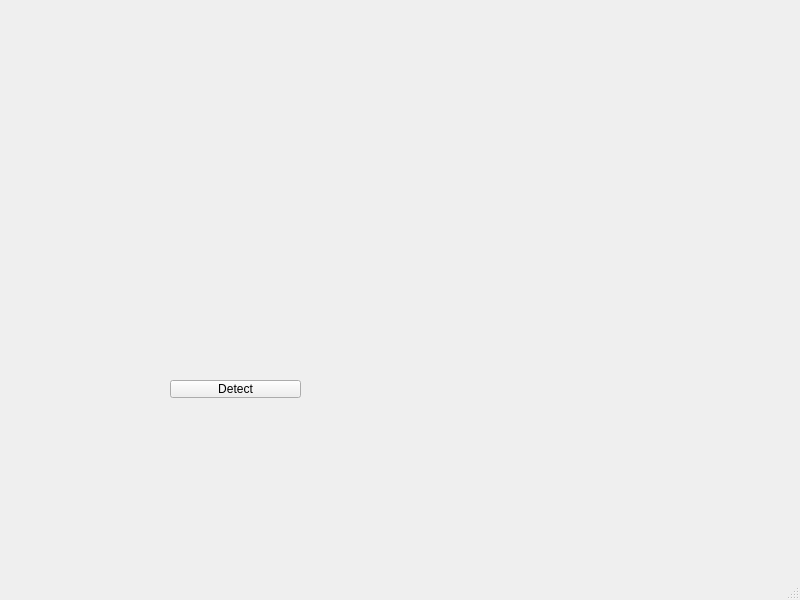
<?xml version="1.0" encoding="UTF-8"?>
<ui version="4.0">
 <class>MainWindow</class>
 <widget class="QMainWindow" name="MainWindow">
  <property name="geometry">
   <rect>
    <x>0</x>
    <y>0</y>
    <width>800</width>
    <height>600</height>
   </rect>
  </property>
  <property name="windowTitle">
   <string>MainWindow</string>
  </property>
  <widget class="QWidget" name="centralwidget">
   <widget class="QLabel" name="photo">
    <property name="geometry">
     <rect>
      <x>20</x>
      <y>70</y>
      <width>441</width>
      <height>291</height>
     </rect>
    </property>
    <property name="text">
     <string/>
    </property>
    <property name="pixmap">
     <pixmap>test_imgs/frame_000090.jpg</pixmap>
    </property>
    <property name="scaledContents">
     <bool>true</bool>
    </property>
   </widget>
   <widget class="QPushButton" name="pushButton">
    <property name="geometry">
     <rect>
      <x>170</x>
      <y>380</y>
      <width>131</width>
      <height>18</height>
     </rect>
    </property>
    <property name="text">
     <string>Detect</string>
    </property>
   </widget>
  </widget>
  <widget class="QMenuBar" name="menubar">
   <property name="geometry">
    <rect>
     <x>0</x>
     <y>0</y>
     <width>800</width>
     <height>17</height>
    </rect>
   </property>
  </widget>
  <widget class="QStatusBar" name="statusbar"/>
 </widget>
 <resources/>
 <connections/>
</ui>
